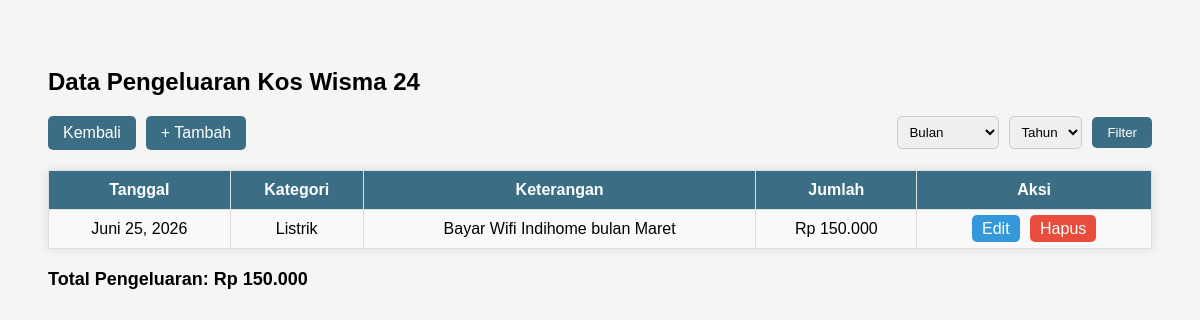
The page /pengeluaran/ (signed in) on the database as committed earlier.
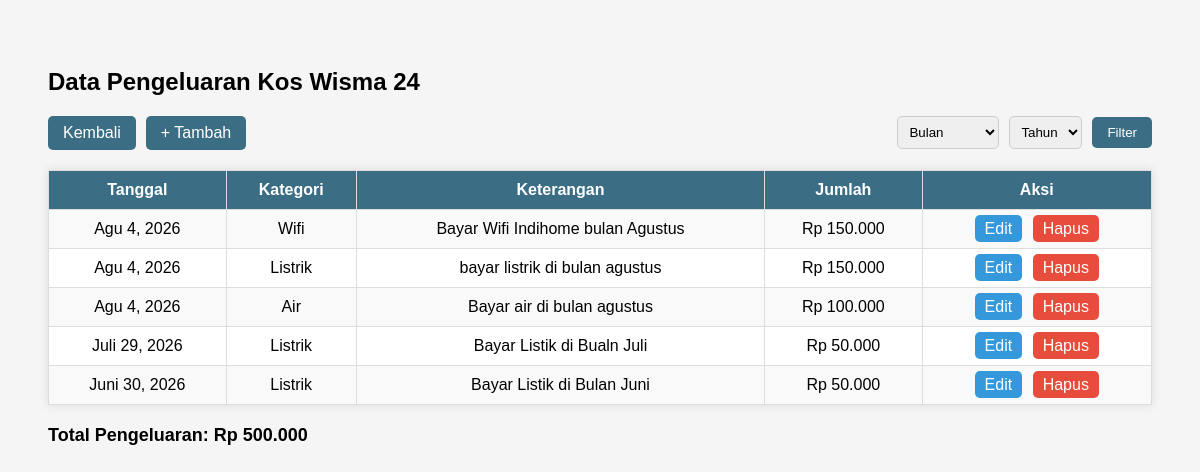
The same page on the database as committed later.
### kos/models.py (models this page shows, shortened)
class Pengeluaran(models.Model):
    KATEGORI_CHOICES = [
        ('Listrik', 'Listrik'),
        ('Wifi', 'Wifi'),
        ('Air', 'Air'),
        ('Perawatan', 'Perawatan'),
        ('Lainnya', 'Lainnya'),
    ]
    tanggal = models.DateField()
    kategori = models.CharField(max_length=50, choices=KATEGORI_CHOICES, default='Lainnya')
    keterangan = models.CharField(max_length=200)
    jumlah = models.IntegerField()

### kos/views.py (the view)
# urls.py: path('pengeluaran/', views.daftar_pengeluaran, name='pengeluaran'),
@login_required
def daftar_pengeluaran(request):
    bulan = request.GET.get('bulan')
    tahun = request.GET.get('tahun')
    pengeluaran = Pengeluaran.objects.all().order_by('-tanggal')
    if bulan:
        pengeluaran = pengeluaran.filter(tanggal__month=int(bulan))
    if tahun:
        pengeluaran = pengeluaran.filter(tanggal__year=int(tahun))
    total_pengeluaran = pengeluaran.aggregate(
        total=Sum('jumlah')
    )['total'] or 0
    tahun_list = Pengeluaran.objects.dates('tanggal', 'year')
    context = {
        'pengeluaran': pengeluaran,
        'total_pengeluaran': total_pengeluaran,
        'bulan': bulan,
        'tahun': tahun,
        'tahun_list': tahun_list,
    }
    return render(request, 'kos/pengeluaran.html', context)

### kos/templates/kos/pengeluaran.html (shortened to what this page needs)
{% load humanize %}
<!DOCTYPE html>
<html>
<head>
</head>
<body>
<h2>Data Pengeluaran Kos Wisma 24</h2>
<div class="header">
    <div class="nav-btn">
        <a href="/dashboard/" class="btn btn-dashboard">Kembali</a>
        <a href="/tambah-pengeluaran/" class="btn">+ Tambah</a>
    </div>
    <form method="GET" class="filter-form">
        <select name="bulan">
            <option value="">Bulan</option>
        </select>
        <select name="tahun">
            <option value="">Tahun</option>
        </select>
        <button type="submit" class="btn">Filter</button>
    </form>
</div>
<table>
<tr>
<th>Tanggal</th>
<th>Kategori</th>
<th>Keterangan</th>
<th>Jumlah</th>
<th>Aksi</th>
</tr>
{% for p in pengeluaran %}
<tr>
<td>{{ p.tanggal }}</td>
<td>{{ p.kategori }}</td>
<td>{{ p.keterangan }}</td>
<td>Rp {{ p.jumlah|intcomma }}</td>
<td class="action">
<a href="/edit-pengeluaran/{{p.id}}" class="edit">Edit</a>
<a href="/hapus-pengeluaran/{{p.id}}" class="hapus"
onclick="return confirm('Yakin hapus?')">Hapus</a>
</td>
</tr>
{% empty %}
<tr>
<td colspan="5">Tidak ada data</td>
</tr>
{% endfor %}
</table>
<div class="total">
Total Pengeluaran: Rp {{ total_pengeluaran|intcomma }}
</div>
</body>
</html>

### kos/templates/kos/pengeluaran.html (style rules this page uses)
body { font-family:Arial; background:#f5f5f5; padding:40px; }
.header { display:flex; justify-content:space-between; align-items:center; flex-wrap:wrap; margin-bottom:20px; gap:10px; }
.nav-btn { display:flex; gap:10px; }
.btn { padding:8px 15px; background:#3b6e85; color:white; text-decoration:none; border-radius:5px; border:none; cursor:pointer; }
.btn-dashboard { background:#3b6e85; }
.filter-form { display:flex; gap:10px; align-items:center; flex-wrap:wrap; }
.filter-form select { padding:7px; border-radius:5px; border:1px solid #ccc; }
table { width:100%; border-collapse:collapse; background:white; box-shadow:0 0 10px rgba(0,0,0,0.1); }
th,td { border:1px solid #ddd; padding:10px; text-align:center; }
th { background:#3b6e85; color:white; }
tr:nth-child(even) { background:#f9f9f9; }
.action a { margin:3px; padding:5px 10px; border-radius:5px; color:white; text-decoration:none; }
.edit { background:#3498db; }
.hapus { background:#e74c3c; }
.total { margin-top:20px; font-size:18px; font-weight:bold; }

Rows that differ between the two databases and show on the page:
removed Pengeluaran: tanggal "Juni 25, 2026", kategori "Listrik", keterangan "Bayar Wifi Indihome bulan Maret", jumlah "150.000"
added Pengeluaran: tanggal "Agu 4, 2026", kategori "Wifi", keterangan "Bayar Wifi Indihome bulan Agustus", jumlah "150.000"
added Pengeluaran: tanggal "Agu 4, 2026", kategori "Listrik", keterangan "bayar listrik di bulan agustus", jumlah "150.000"
added Pengeluaran: tanggal "Agu 4, 2026", kategori "Air", keterangan "Bayar air di bulan agustus", jumlah "100.000"
added Pengeluaran: tanggal "Juli 29, 2026", kategori "Listrik", keterangan "Bayar Listik di Bualn Juli", jumlah "50.000"
added Pengeluaran: tanggal "Juni 30, 2026", kategori "Listrik", keterangan "Bayar Listik di Bulan Juni", jumlah "50.000"
Other text that changed with them:
{{ total_pengeluaran|intcomma }}: "150.000" → "500.000"
